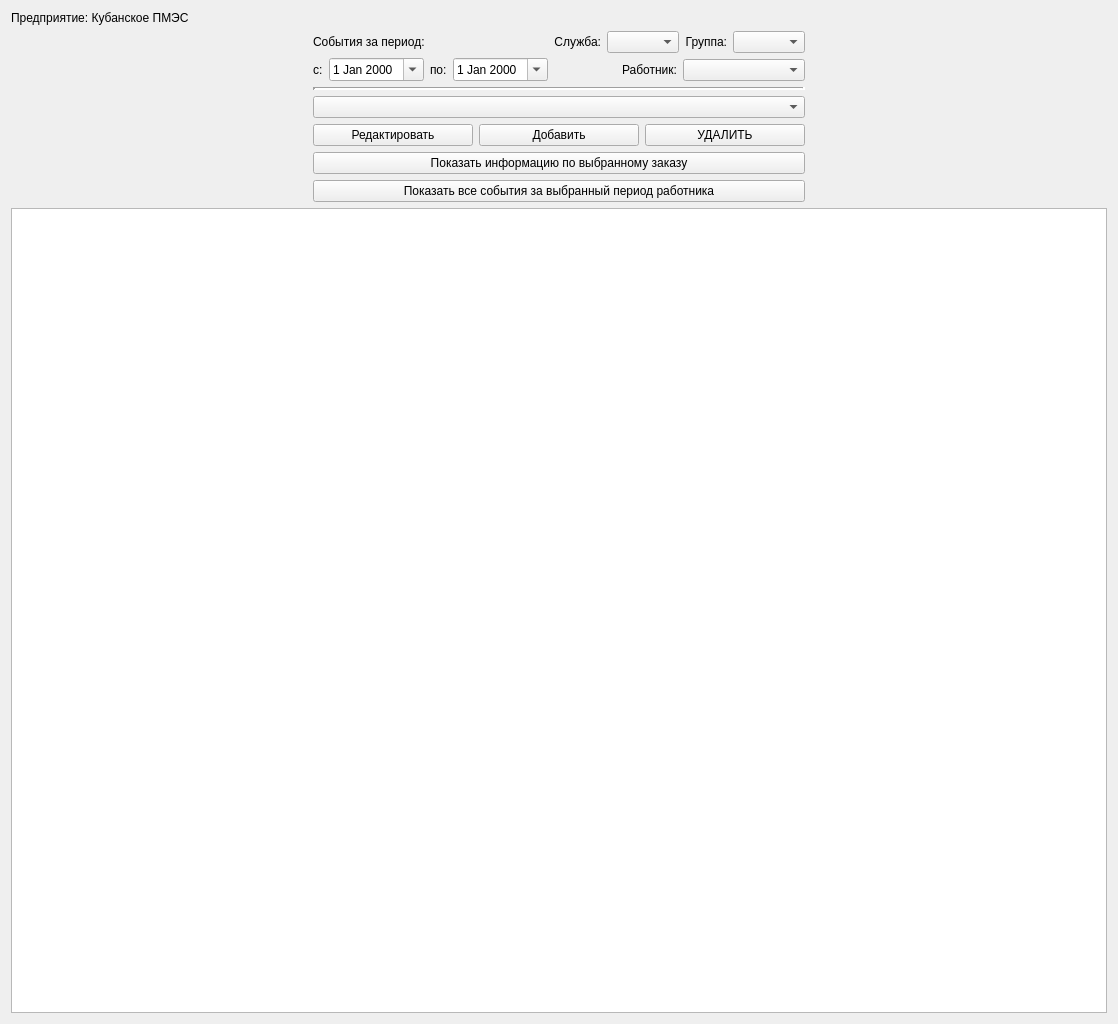
<?xml version="1.0" encoding="UTF-8"?>
<ui version="4.0">
 <class>WorkEventReportsWidget</class>
 <widget class="QWidget" name="WorkEventReportsWidget">
  <property name="geometry">
   <rect>
    <x>0</x>
    <y>0</y>
    <width>1118</width>
    <height>1024</height>
   </rect>
  </property>
  <property name="windowTitle">
   <string>Form</string>
  </property>
  <layout class="QVBoxLayout" name="verticalLayout_5">
   <item>
    <layout class="QVBoxLayout" name="verticalLayout_4">
     <item>
      <widget class="QLabel" name="label_company_name">
       <property name="text">
        <string>Предприятие: Кубанское ПМЭС</string>
       </property>
      </widget>
     </item>
     <item>
      <layout class="QHBoxLayout" name="horizontalLayout_6">
       <item>
        <spacer name="horizontalSpacer_3">
         <property name="orientation">
          <enum>Qt::Orientation::Horizontal</enum>
         </property>
         <property name="sizeHint" stdset="0">
          <size>
           <width>48</width>
           <height>20</height>
          </size>
         </property>
        </spacer>
       </item>
       <item>
        <layout class="QVBoxLayout" name="verticalLayout_3">
         <item>
          <layout class="QHBoxLayout" name="horizontalLayout_5">
           <item>
            <layout class="QVBoxLayout" name="verticalLayout_2">
             <item>
              <widget class="QLabel" name="label_period_name">
               <property name="text">
                <string>События за период:</string>
               </property>
              </widget>
             </item>
             <item>
              <layout class="QHBoxLayout" name="horizontalLayout">
               <item>
                <widget class="QLabel" name="label_prefix_of_start_period">
                 <property name="text">
                  <string>с:</string>
                 </property>
                </widget>
               </item>
               <item>
                <widget class="QDateEdit" name="dateEdit_start_period">
                 <property name="calendarPopup">
                  <bool>true</bool>
                 </property>
                </widget>
               </item>
               <item>
                <widget class="QLabel" name="label_prefix_of_end_period">
                 <property name="text">
                  <string>по:</string>
                 </property>
                </widget>
               </item>
               <item>
                <widget class="QDateEdit" name="dateEdit_end_period">
                 <property name="keyboardTracking">
                  <bool>true</bool>
                 </property>
                 <property name="showGroupSeparator" stdset="0">
                  <bool>false</bool>
                 </property>
                 <property name="calendarPopup">
                  <bool>true</bool>
                 </property>
                </widget>
               </item>
              </layout>
             </item>
            </layout>
           </item>
           <item>
            <layout class="QVBoxLayout" name="verticalLayout">
             <item>
              <layout class="QHBoxLayout" name="horizontalLayout_3">
               <item>
                <widget class="QLabel" name="label_service_name">
                 <property name="text">
                  <string>Служба:</string>
                 </property>
                 <property name="alignment">
                  <set>Qt::AlignmentFlag::AlignRight|Qt::AlignmentFlag::AlignTrailing|Qt::AlignmentFlag::AlignVCenter</set>
                 </property>
                </widget>
               </item>
               <item>
                <widget class="QComboBox" name="comboBox_service_list"/>
               </item>
               <item>
                <widget class="QLabel" name="label_group_name">
                 <property name="text">
                  <string>Группа:</string>
                 </property>
                 <property name="alignment">
                  <set>Qt::AlignmentFlag::AlignRight|Qt::AlignmentFlag::AlignTrailing|Qt::AlignmentFlag::AlignVCenter</set>
                 </property>
                </widget>
               </item>
               <item>
                <widget class="QComboBox" name="comboBox_group_list"/>
               </item>
              </layout>
             </item>
             <item>
              <layout class="QHBoxLayout" name="horizontalLayout_4">
               <item>
                <widget class="QLabel" name="label_staff_list">
                 <property name="layoutDirection">
                  <enum>Qt::LayoutDirection::LeftToRight</enum>
                 </property>
                 <property name="text">
                  <string>Работник:</string>
                 </property>
                 <property name="alignment">
                  <set>Qt::AlignmentFlag::AlignRight|Qt::AlignmentFlag::AlignTrailing|Qt::AlignmentFlag::AlignVCenter</set>
                 </property>
                </widget>
               </item>
               <item>
                <widget class="QComboBox" name="comboBox_staff_list"/>
               </item>
              </layout>
             </item>
            </layout>
           </item>
          </layout>
         </item>
         <item>
          <widget class="Line" name="line">
           <property name="lineWidth">
            <number>3</number>
           </property>
           <property name="orientation">
            <enum>Qt::Orientation::Horizontal</enum>
           </property>
          </widget>
         </item>
         <item>
          <widget class="QComboBox" name="comboBox_work_event_list"/>
         </item>
         <item>
          <layout class="QHBoxLayout" name="horizontalLayout_2">
           <item>
            <widget class="QPushButton" name="pushButton_edit_event">
             <property name="text">
              <string>Редактировать</string>
             </property>
            </widget>
           </item>
           <item>
            <widget class="QPushButton" name="pushButton_add_event">
             <property name="text">
              <string>Добавить</string>
             </property>
            </widget>
           </item>
           <item>
            <widget class="QPushButton" name="pushButton_delete_event">
             <property name="text">
              <string>УДАЛИТЬ</string>
             </property>
            </widget>
           </item>
          </layout>
         </item>
         <item>
          <widget class="QPushButton" name="pushButton_show_event_details">
           <property name="text">
            <string>Показать информацию по выбранному заказу</string>
           </property>
          </widget>
         </item>
         <item>
          <widget class="QPushButton" name="pushButton_show_all_events">
           <property name="text">
            <string>Показать все события за выбранный период работника</string>
           </property>
          </widget>
         </item>
        </layout>
       </item>
       <item>
        <spacer name="horizontalSpacer_2">
         <property name="orientation">
          <enum>Qt::Orientation::Horizontal</enum>
         </property>
         <property name="sizeHint" stdset="0">
          <size>
           <width>40</width>
           <height>20</height>
          </size>
         </property>
        </spacer>
       </item>
      </layout>
     </item>
     <item>
      <widget class="QTableWidget" name="tableWidget_work_event_data_table"/>
     </item>
    </layout>
   </item>
  </layout>
 </widget>
 <resources/>
 <connections/>
</ui>
